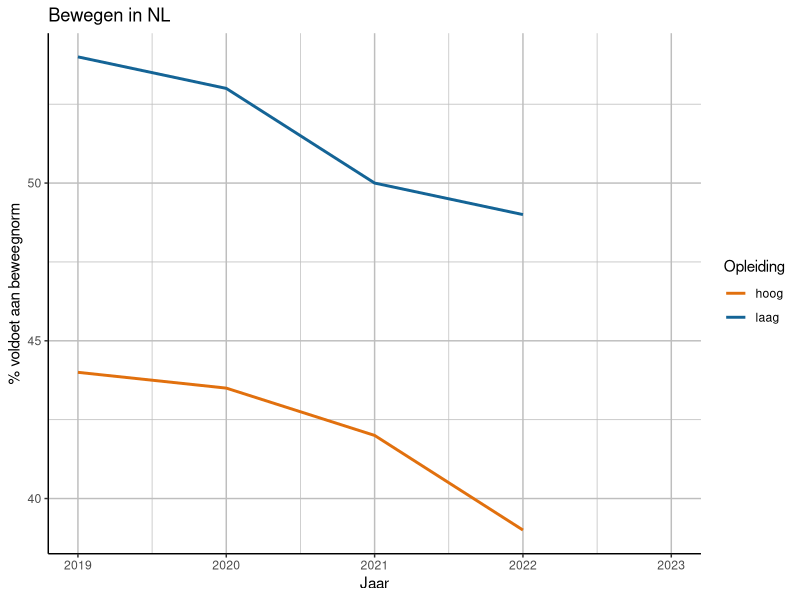
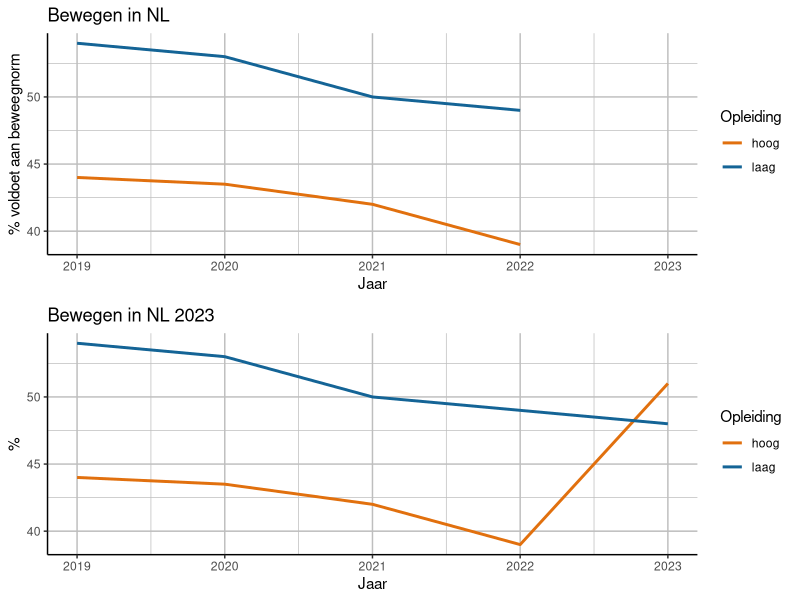

Recreate these plots in R, in order.
# ------------------- Bewegen in NL ------------------- # 
#
# Script waarin figuren worden gemaakt die ons laten zien 
# hoe Nederland ervoor staat op het gebied van bewegen


# --------------------- Install libraries -------------------- # 
### Run this line only once:
# install.packages("dplyr"); install.packages("ggplot2");  

# Libraries
library(ggplot2)
library(dplyr)



# --------------------- Klaarmaken data -------------------- # 
df_bewegen <- data.frame(
  jaar = c(2019:2022, 2019:2022),
  perc = c(54, 53, 50, 49, 44, 43.5, 42, 39),
  Opleiding = c(rep("laag",4), rep("hoog", 4)))
df_bewegen$Opleiding <- factor(df_bewegen$Opleiding)
df_bewegen$jaar <- as.numeric(df_bewegen$jaar)


# ------------------------- Figuur ------------------------- #

# Plot
plotone <- df_bewegen %>%
  ggplot(aes(x=jaar, y=perc, group=Opleiding, color=Opleiding)) +
  geom_line(linewidth=1) +
  xlim(2019,2023) +
  labs(title = 'Bewegen in NL', x = 'Jaar', y = '% voldoet aan beweegnorm') +
  scale_color_manual(values = c("hoog" = "#e1700e", "laag" = "#146496")) +
  theme(panel.grid.major = element_line(colour = "grey"), panel.grid.minor = element_line(colour = "grey"),
        panel.background = element_blank(), axis.line = element_line(colour = "black"))

plotone



# -------- Deel 2 --------- #

newdata <- data.frame(matrix(c(2023,2023,48.0,51.0,"laag","hoog"), nrow=2,ncol=3))
colnames(newdata) <- colnames(df_bewegen)
df_bewegen <- rbind(df_bewegen,newdata)
df_bewegen$perc <- as.numeric(df_bewegen$perc)
df_bewegen$jaar <- as.numeric(df_bewegen$jaar)

# Plot again
plottwo <- df_bewegen %>%
  ggplot(aes(x=jaar, y=perc, group=Opleiding, color=Opleiding)) +
  geom_line(linewidth=1) +
  xlim(2019,2023) +
  labs(title = 'Bewegen in NL 2023', x = 'Jaar', y = '%') +
  scale_color_manual(values = c("hoog" = "#e1700e", "laag" = "#146496")) +
  theme(panel.grid.major = element_line(colour = "grey"), panel.grid.minor = element_line(colour = "grey"),
        panel.background = element_blank(), axis.line = element_line(colour = "black"))

library(ggpubr)
ggarrange(plotone,plottwo,nrow=2,ncol=1)


